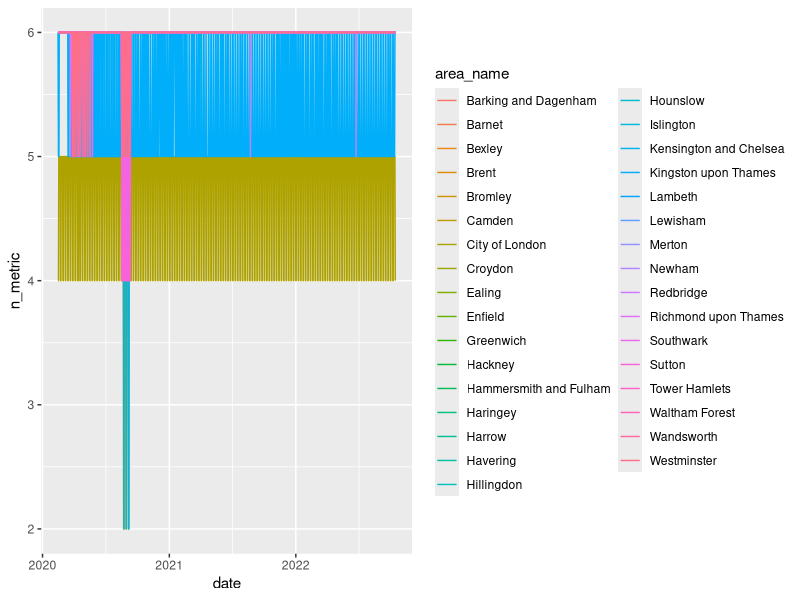

Recreate this plot in R.



library(tidyverse)
library(lubridate)

#' load in the downloaded CSV file
#' corrections for column names
raw <- read_csv(here::here("google_activity_by_London_Borough.csv")) %>%
  rename(id=`...1`)

neat_metrics <- c("retail & recreation" = "retail_and_recreation_percent_change_from_baseline",
  "grocery & pharmacy" = "grocery_and_pharmacy_percent_change_from_baseline",
  "parks" = "parks_percent_change_from_baseline",
  "transit stations" = "transit_stations_percent_change_from_baseline",
  "workplaces" = "workplaces_percent_change_from_baseline",
  "residential" = "residential_percent_change_from_baseline")


#' ## check up on the data:
#' ### id is unique?
raw %>% group_by(id) %>% tally() %>% filter(n!=1)

#' ### check area id is unique for area name
raw %>% group_by(area_name) %>% summarise(n_code = n_distinct(area_code)) %>% filter(n_code!=1)


#' # de-pivot the data data
#' this is called "tidy data" in the R idiom
tidy <- raw %>% 
  pivot_longer(cols = matches("percent_change"), names_to = "metric_name", values_to = "metric_value")


#' # check the long data is well-structured:
#' ## missing metrics
#' check if all the areas have all the metrics:
check_metric_count <- tidy %>% 
  group_by(area_name, date) %>% 
  filter(!is.na(metric_value), !is_null(metric_value)) %>%
  summarise(n_metric = n_distinct(metric_name))

#' can see that some of the date/areas don't have all the data in them
check_metric_count %>% filter(n_metric != 6)

#' see if there's a time effect:
check_metric_count %>%  ggplot(aes(x = date, y = n_metric, colour = area_name)) +
  geom_line()

#' no time trend at least, so that's good 
#' hard to read that chart, too much noise, so lets summarise again:
check_metric_count %>% 
  group_by(area_name) %>% 
  summarise(n_metric = mean(n_metric)) %>%
  mutate(diff = abs(n_metric-6)) %>%
  # could do something better here, using a standard deviation or something
  filter(diff > 0.1) %>% 
  arrange(diff)

# We see that the City of London and Kingston Upon Thames are unusual in some way

#' ## large values for percentages?
#' check values are all sensible, expect them to all be percentages:
tidy %>% 
  filter(abs(metric_value) > 100)
#' there are some large numbers here, something to look at!


